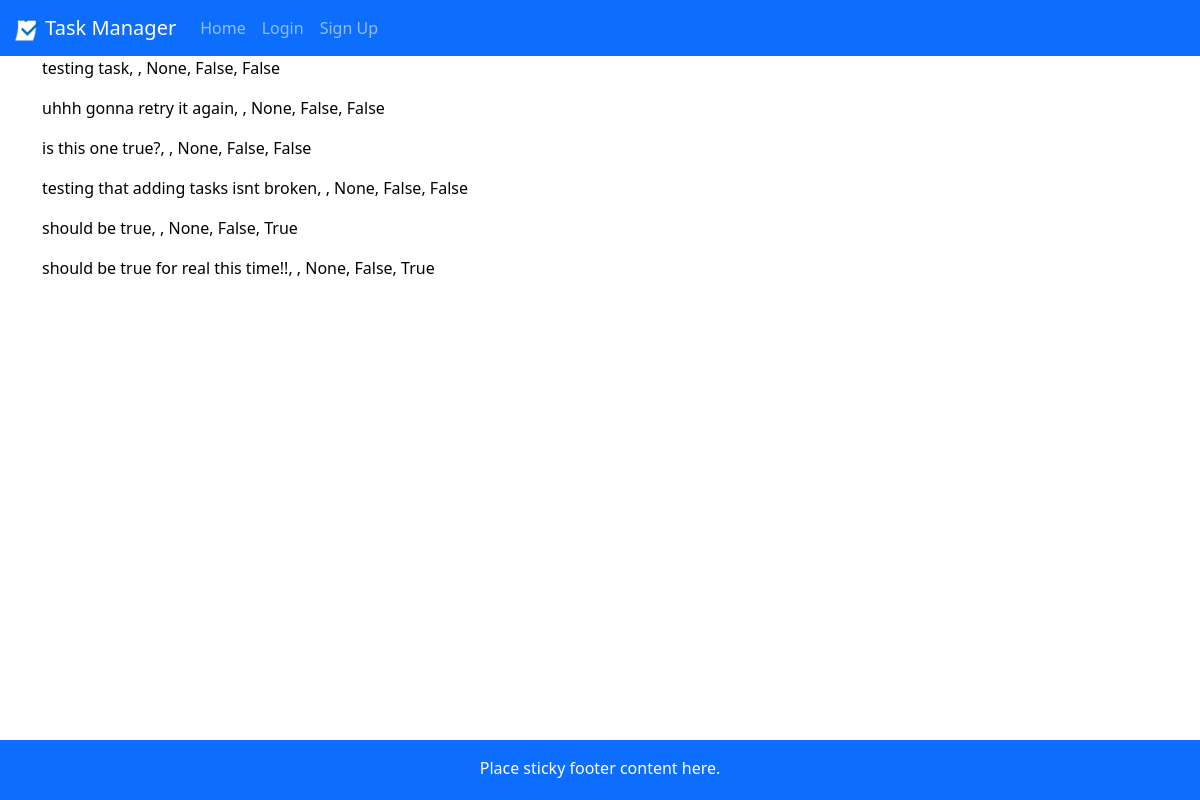
Before: /view with the older database file.
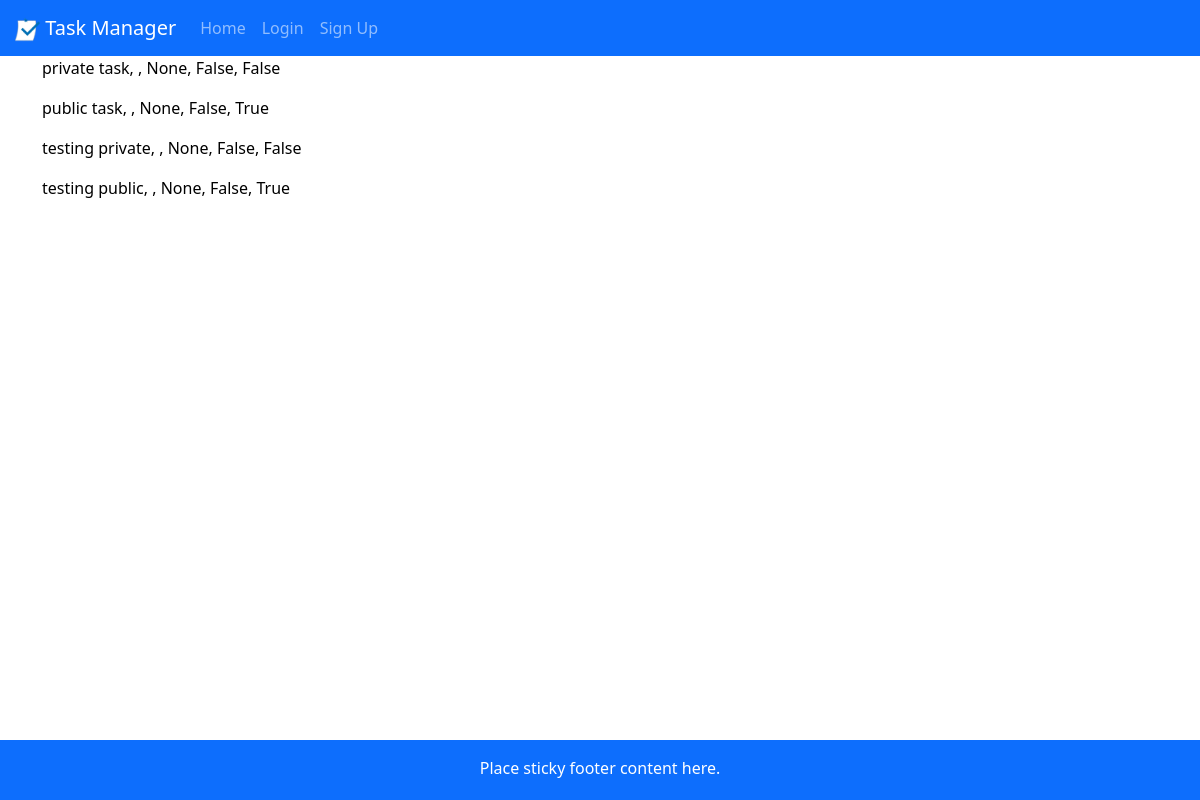
After: the same page with the newer database file.
### app.py (models this page shows, shortened)
class Task(db.Model):
    __tablename__ = 'Task'
    id = db.Column(db.Integer, primary_key = True)
    title = db.Column(db.String(100), nullable = False)
    description = db.Column(db.String(200), default = None)
    due_date = db.Column(db.Date, default = None)
    completed = db.Column(db.Boolean, default = False)
    task_status = db.Column(db.Boolean, default = False, nullable = False) # False = private, True = public (easier to implement when viewing user page)
    user_id = db.Column(db.String(36), db.ForeignKey('User.id'), nullable = False) # matches id in "User" class
    subtasks = db.relationship('Subtask', backref='task', lazy = True)

### app.py (the view)
@app.route("/view")
def view():
    return render_template("view.html", values=Task.query.all(), values2 = Subtask.query.all())

### app.py (called while the page is built)
@app.before_request
def check_user_existence():
    if "user" in session:
        user_lower = session["user"].lower()
        if not User.query.filter_by(user_lower=user_lower).first():
            session.pop("user", None)
            flash("Your account no longer exists. Please log in again.", "error")
            return redirect(url_for("login"))

### templates/view.html (shortened to what this page needs)
{% extends "layout.html" %}
{% block content %}
{% for item in values %}
<p>{{item.title}}, {{item.description}}, {{item.due_date}}, {{item.completed}}, {{item.task_status}}
    {{item.user_lower}}</p>
{% endfor %}
{% endblock %}

### templates/layout.html (shortened to what this page needs)
<!doctype html>
<html lang="en">
<head>
  <link rel="stylesheet" href="https://cdn.jsdelivr.net/npm/bootstrap@5.3.0-alpha1/dist/css/bootstrap.min.css">
  <link rel="stylesheet" type="text/css" href="{{ url_for('static', filename='style.css') }}">
</head>
<body>
  <nav class="navbar navbar-expand-lg navbar-dark bg-primary text-center">
    <a class="navbar-brand" href="/"><img src="{{ url_for('static', filename='task_manager_logo.png') }}"
        alt="Task Manager Logo" width="25" height="25"> Task Manager</a>
    <div class="collapse navbar-collapse" id="navbarText">
      <ul class="navbar-nav mr-auto">
        {% if session.get("user") %}
        <li class="nav-item">
          <a class="nav-link {% block add_status %}{% endblock %}" href="/add-task">Add Task</a>
        </li>
        <li class="nav-item">
          <a class="nav-link {% block user_status %}{% endblock %}" href="{{url_for("user_page",
            user=session["user"])}}">My Profile</a>
        </li>
        <li class="nav-item">
          <a class="nav-link {% block settings_status %}{% endblock %}" href="/settings">Settings</a>
        </li>
        <li class="nav-item">
          <a class="nav-link" href="/logout">Log Out</a>
        </li>
        {% else %}
        <li class="nav-item">
          <a class="nav-link {% block home_status %}{% endblock %}" href="/">Home</a>
        </li>
        <li class="nav-item">
          <a class="nav-link {% block login_status %}{% endblock %}" href="/login">Login</a>
        </li>
        <li class="nav-item">
          <a class="nav-link {% block signup_status %}{% endblock %}" href="/sign-up">Sign Up</a>
        </li>
        {% endif %}
      </ul>
    </div>
  </nav>
  <main class="flex-shrink-0">
    <div class="container">
      {% block content %}
      {% endblock %}
    </div>
  </main>
  <footer class="footer fixed-bottom mt-auto py-3 bg-primary">
    <div class="container">
      <span>Place sticky footer content here.</span>
    </div>
  </footer>
</body>
</html>

### static/style.css (style rules this page uses)
body { min-height: 100vh; display: flex; flex-direction: column; color: #000000 }
main { flex: 1; }
.navbar-brand { margin-left:15px !important; }
.footer { width: 100%; height: 60px; }
.footer .container { text-align: center; color: #ffffff }

### templates/layout.html (style rules this page uses)
html, body { height: 100%; margin: 0; }
body { display: flex; flex-direction: column; }
main { flex: 1; }
.footer { padding: 1rem; text-align: center; }

Changed rows visible on the page:
removed Task: title "should be true", due_date "None", completed "False", task_status "True"
removed Task: title "should be true for real this time!!", due_date "None", completed "False", task_status "True"
changed Task: title "testing task" → "private task"
changed Task: title "uhhh gonna retry it again" → "public task"; task_status "False" → "True"
changed Task: title "is this one true?" → "testing private"
changed Task: title "testing that adding tasks isnt broken" → "testing public"; task_status "False" → "True"
